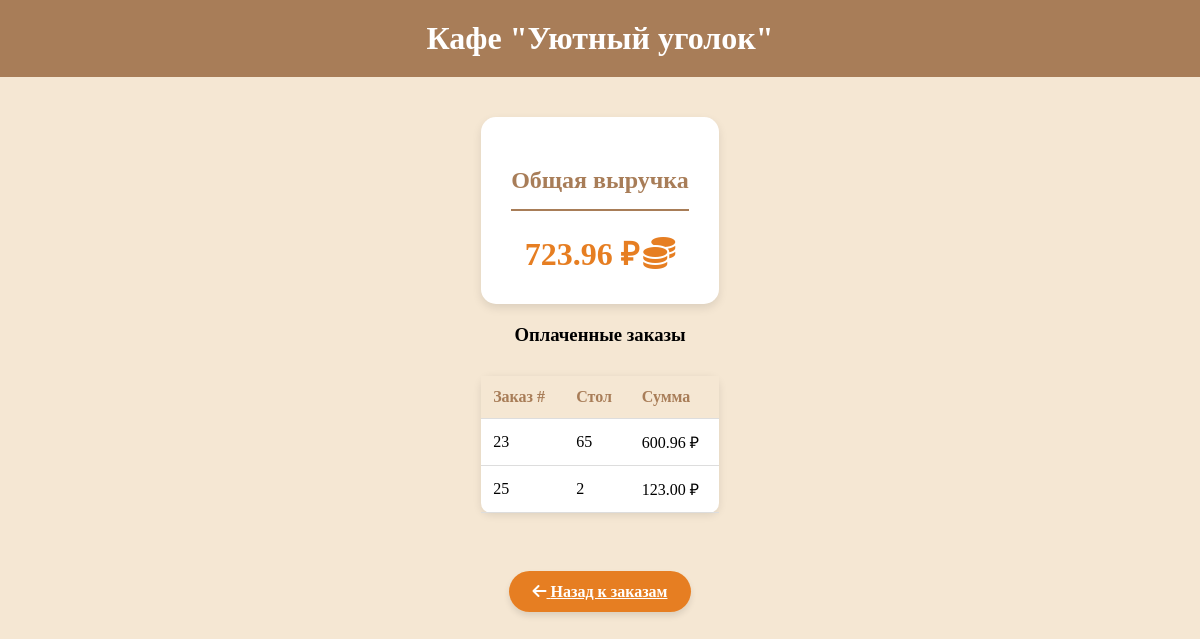
Page /revenue/ on the earlier database version.
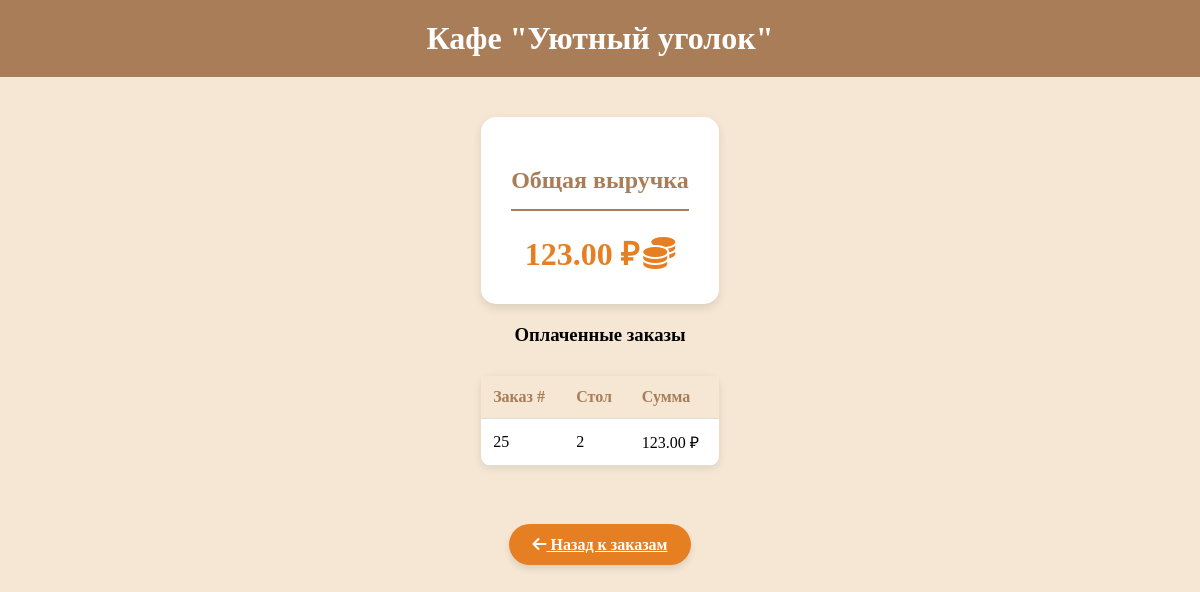
Same page on the later database version.
### orders/models.py (models this page shows, shortened)
class Order(models.Model):
    STATUS_CHOICES = [
        ('pending', 'В ожидании'),
        ('ready', 'Готово'),
        ('paid', 'Оплачено'),
    ]
    table_number = models.PositiveIntegerField(
        verbose_name="Номер стола"
    )
    items = models.JSONField(
        verbose_name="Список блюд",
        default=list,
    )
    total_price = models.DecimalField(
        max_digits=10,
        decimal_places=2,
        verbose_name="Общая стоимость",
        blank=True,
        null=True,
    )
    status = models.CharField(
        max_length=10,
        choices=STATUS_CHOICES,
        default='pending',
        verbose_name="Статус",
    )
    created_at = models.DateTimeField(
        auto_now_add=True,
        verbose_name="Дата создания",
    )

### orders/views.py (the view)
def revenue_report(request):
    paid_orders = Order.objects.filter(status='paid')
    total_revenue = sum(
        order.total_price or 0 for order in paid_orders
    )
    return render(
        request,
        'orders/revenue_report.html',
        {
            'total_revenue': total_revenue,
            'paid_orders': paid_orders,
        },
    )

### orders/templates/orders/revenue_report.html (shortened to what this page needs)
<!DOCTYPE html>
<html>
<head>
    {% load static %}
    <link rel="stylesheet" href="{% static 'orders/styles.css' %}">
    <link rel="stylesheet" href="https://cdnjs.cloudflare.com/ajax/libs/font-awesome/6.0.0/css/all.min.css">
</head>
<body>
    <header>Кафе "Уютный уголок"</header>
    <div class="revenue-container">
        <div class="revenue-total">
            <h2>Общая выручка</h2>
            <span>{{ total_revenue|floatformat:2 }} ₽</span>
            <i class="fas fa-coins fa-2x" style="color: #e67e22;"></i>
        </div>
        {% if paid_orders %}
            <h3>Оплаченные заказы</h3>
            <table class="revenue-table">
                <thead>
                    <tr>
                        <th>Заказ #</th>
                        <th>Стол</th>
                        <th>Сумма</th>
                    </tr>
                </thead>
                <tbody>
                    {% for order in paid_orders %}
                    <tr>
                        <td>{{ order.id }}</td>
                        <td>{{ order.table_number }}</td>
                        <td>{{ order.total_price }} ₽</td>
                    </tr>
                    {% empty %}
                    <tr>
                        <td colspan="3">Нет оплаченных заказов.</td>
                    </tr>
                    {% endfor %}
                </tbody>
            </table>
        {% else %}
            <p>Нет оплаченных заказов.</p>
        {% endif %}
        <div class="back-button">
            <a href="{% url 'order_list' %}" class="button">
                <i class="fas fa-arrow-left"></i> Назад к заказам
            </a>
        </div>
    </div>
</body>
</html>

Differences in the rows shown:
removed Order: id "23", table_number "65", total_price "600.96"
Other differences:
{{ total_revenue|floatformat:2 }}: "723.96" → "123.00"
